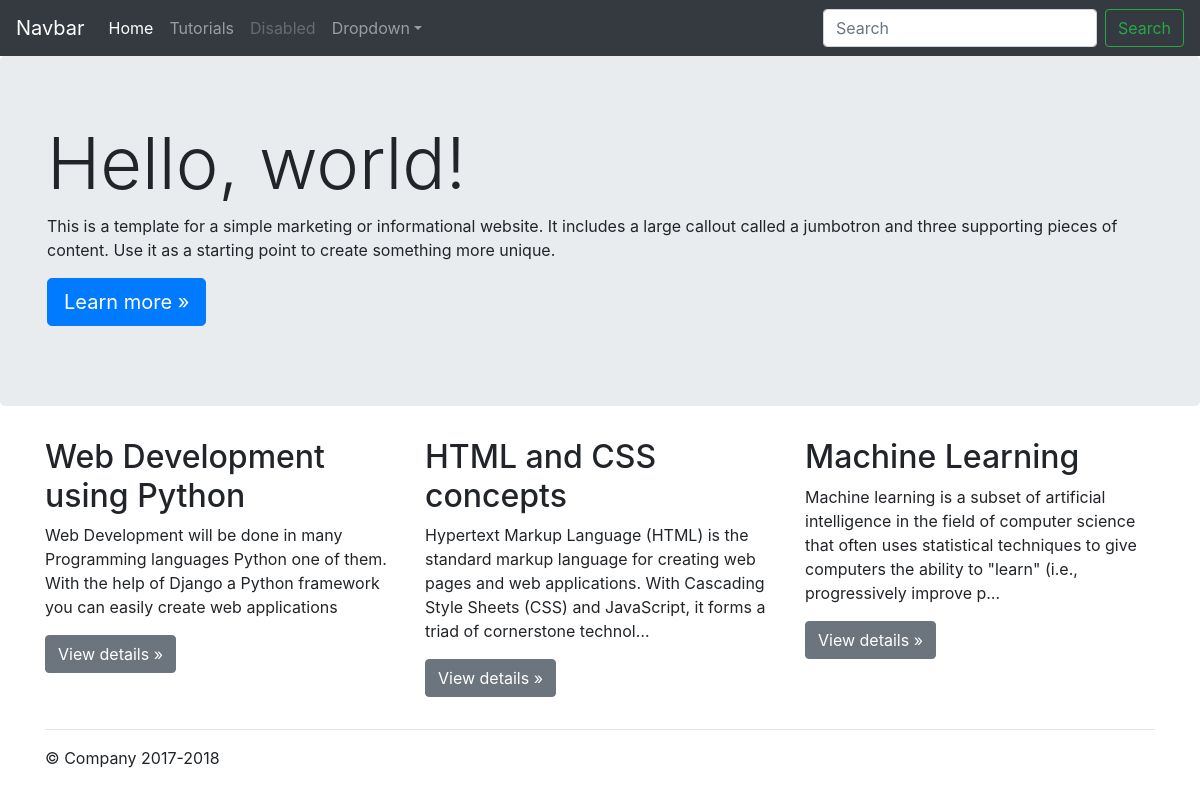
The page / on the database its author committed.
### tutorial/models.py (models this page shows, shortened)
class TutorialSeries(models.Model):
    language = models.ForeignKey(Language, on_delete=models.CASCADE)
    studentExperience = models.ForeignKey(StudentExperience, on_delete=models.CASCADE)
    name = models.CharField(max_length=250)
    description = models.TextField(blank=True, null=True)
    archived = models.BooleanField(default=False)
    slug = models.SlugField(max_length=250, unique=True)

### newsapp/views.py (the view)
# urls.py: 2. Add a URL to urlpatterns:  path('', views.home, name='home')
def home(request):
    series = TutorialSeries.objects.filter(archived = False).order_by('id')
    template = 'home.html'
    context = {'series':series}
    return render(request, template, context)

### templates/home.html
{% extends 'base.html' %}
{% block content %}
<main role="main">
    <div class="jumbotron">
        <div class="container">
            <h1 class="display-3">Hello, world!</h1>
            <p>This is a template for a simple marketing or informational website. It includes a large callout called a
                jumbotron and three supporting pieces of content. Use it as a starting point to create something more
                unique.</p>
            <p><a class="btn btn-primary btn-lg" href="#" role="button">Learn more &raquo;</a></p>
        </div>
    </div>
    <div class="container">
        <div class="row">
            {% for item in series %}
            <div class="col-md-4 text-allign">
                <h2>{{item.name}}</h2>
                <p>{{item.description|truncatechars:200}}</p>
                <a class="btn btn-secondary" href="{% url 'tutorial:tutorial_series_detail' item.slug %}" role="button">View
                    details &raquo;</a></p>
            </div>
            {% endfor %}
        </div>
        <hr>
    </div>
</main>
{% endblock %}

### static/CSS/jumbotron.css (style rules this page uses)
body { padding-top: 3.5rem; }

### rows shown on the page
TutorialSeries: name "Web Development using Python", description "Web Development will be done in many Programming languages Python one of them. With the help of Django a Python framework you can easily create web applications"
TutorialSeries: name "HTML and CSS concepts", description "Hypertext Markup Language (HTML) is the standard markup language for creating web pages and web applications. With Cascading Style Sheets (CSS) and JavaScript, it forms a triad of cornerstone technol…"
TutorialSeries: name "Machine Learning", description "Machine learning is a subset of artificial intelligence in the field of computer science that often uses statistical techniques to give computers the ability to \"learn\" (i.e., progressively improve p…"
